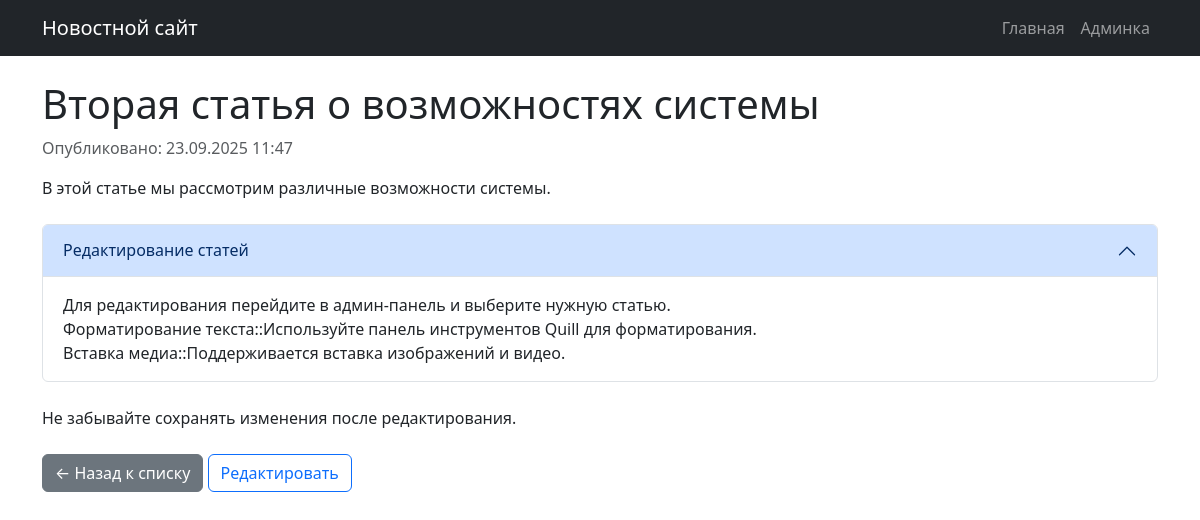
Before: /article.php?id=2 with the older database file.
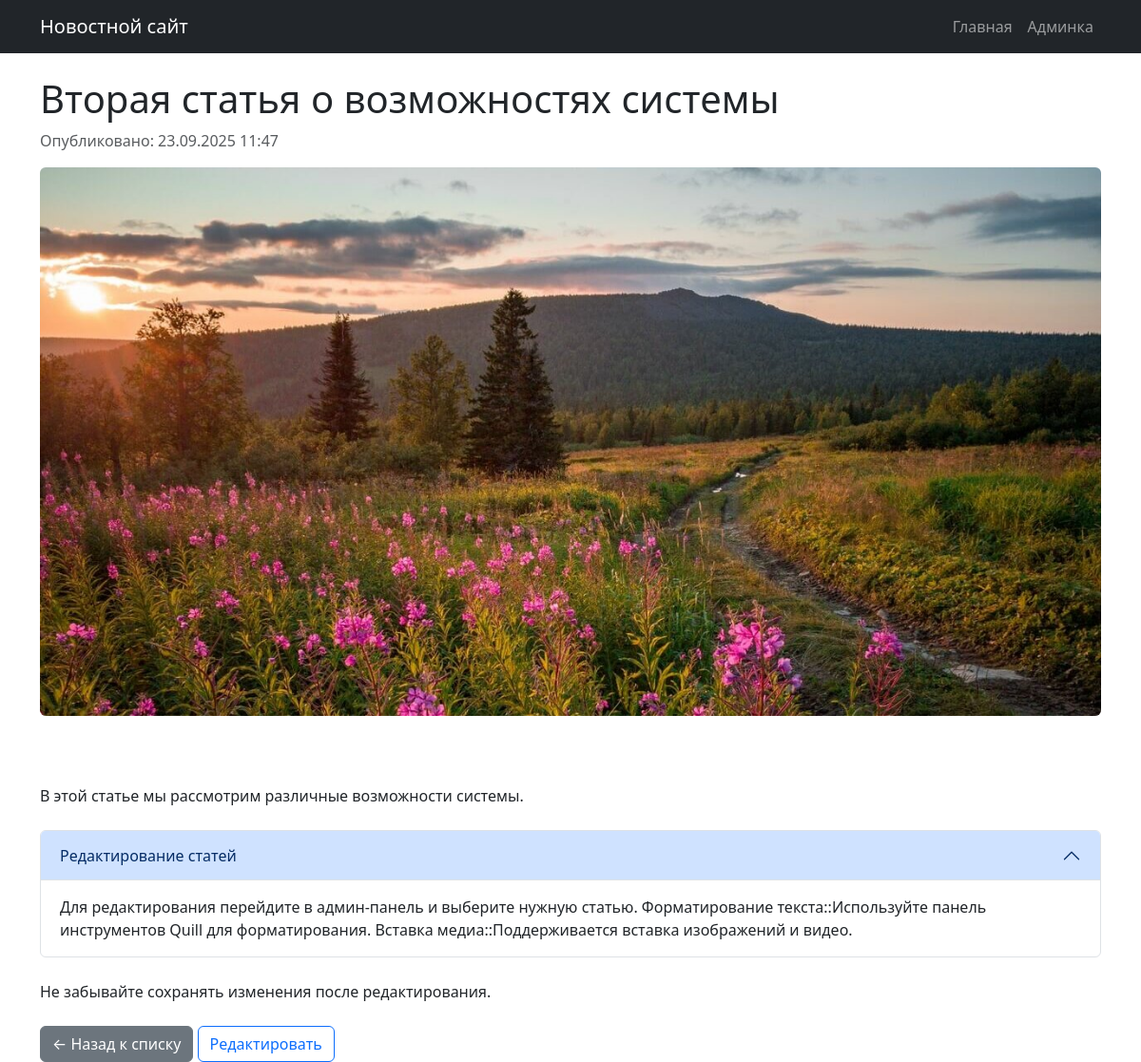
After: the same page with the newer database file.
### tables this page shows
CREATE TABLE articles (
    id INTEGER PRIMARY KEY AUTOINCREMENT,
    title TEXT NOT NULL,
    content TEXT NOT NULL,
    short_description TEXT,
    created_at DATETIME DEFAULT CURRENT_TIMESTAMP,
    updated_at DATETIME DEFAULT CURRENT_TIMESTAMP
, preview_image TEXT);

### article.php (the view, shortened to what this page needs)
<?php
require_once 'includes/functions.php';
$article = getArticleById($_GET['id']);
?>
<?php
$title = htmlspecialchars($article['title']);
include 'includes/header.php';
?>
<article>
    <h1><?php echo $title; ?></h1>
    <p class="text-muted">Опубликовано: <?php echo date('d.m.Y H:i', strtotime($article['created_at'])); ?></p>
<div class="article-content">
    <?php echo getArticleContent($article); ?>
</div>
</article>
<div class="mt-4">
    <a href="index.php" class="btn btn-secondary">← Назад к списку</a>
    <a href="admin/edit.php?id=<?php echo $article['id']; ?>" class="btn btn-outline-primary">Редактировать</a>
</div>
<?php include 'includes/footer.php'; ?>

### includes/functions.php (shortened to what this page needs)
<?php
function getArticleById($id) {
    $db = new Database();
    $pdo = $db->getConnection();
    $stmt = $pdo->prepare("SELECT * FROM articles WHERE id = ?");
    $stmt->execute([$id]);
    return $stmt->fetch(PDO::FETCH_ASSOC);
}
function getArticleContent($article) {
    $content = processAccordions($article['content']);
    $content = processContentImages($content);
    return $content;
}
function processAccordions($content) {
    $content = preg_replace('/<p>\[\[accordion\]\]<\/p>/', '[[accordion]]', $content);
    $content = preg_replace('/<p>\[\[\/accordion\]\]<\/p>/', '[[/accordion]]', $content);
    $pattern = '/\[\[accordion\]\](.*?)\[\[\/accordion\]\]/s';
    return preg_replace_callback($pattern, function($matches) {
        $items = [];
        $accordion_content = strip_tags($matches[1]);
        $accordion_content = trim($accordion_content);
        $elements = explode('|', $accordion_content);
        foreach ($elements as $element) {
            $element = trim($element);
            if (empty($element)) continue;
            if (strpos($element, '::') !== false) {
                $parts = explode('::', $element, 2);
                if (count($parts) === 2) {
                    $items[] = [
                        'title' => trim($parts[0]),
                        'content' => trim($parts[1])
                    ];
                }
            }
        }
        return generateAccordionHTML($items);
    }, $content);
}
function generateAccordionHTML($items) {
    $accordion_id = 'accordion-' . uniqid();
    $html = '<div class="accordion mt-4 mb-4" id="' . $accordion_id . '">';
    foreach ($items as $index => $item) {
        $item_id = 'collapse-' . $accordion_id . '-' . $index;
        $show_class = ($index === 0) ? 'show' : '';
        $collapsed_class = ($index === 0) ? '' : 'collapsed';
        $html .= '
        <div class="accordion-item">
            <h2 class="accordion-header">
                <button class="accordion-button ' . $collapsed_class . '" type="button"
                        data-bs-toggle="collapse" data-bs-target="#' . $item_id . '"
                        aria-expanded="' . ($index === 0 ? 'true' : 'false') . '"
                        aria-controls="' . $item_id . '">
                    ' . htmlspecialchars($item['title']) . '
                </button>
            </h2>
            <div id="' . $item_id . '" class="accordion-collapse collapse ' . $show_class . '"
                 data-bs-parent="#' . $accordion_id . '">
                <div class="accordion-body">
                    ' . nl2br(htmlspecialchars($item['content'])) . '
                </div>
            </div>
        </div>';
    }
    $html .= '</div>';
    return $html;
}
function processContentImages($content) {
    $content = preg_replace(
        '/<img([^>]+)>/',
        '<img$1 class="img-fluid rounded mb-3">',
        $content
    );
    return $content;
}
?>

Changed rows visible on the page:
changed articles "Вторая статья о возможностях системы": content: picture added
Other visible differences:
new list line: "Редактирование статей Для редактирования перейдите в админ-панель и выберите нужную статью. Форматирование текста::Используйте панель инструментов Quill для форматирования. Вставка медиа::Поддерживается вставка изображений и видео."
list line gone: "Редактирование статей Для редактирования перейдите в админ-панель и выберите нужную статью. Форматирование текста::Используйте панель инструментов Quill для форматирования. Вставка медиа::Поддерживается вставка изображений и видео."
